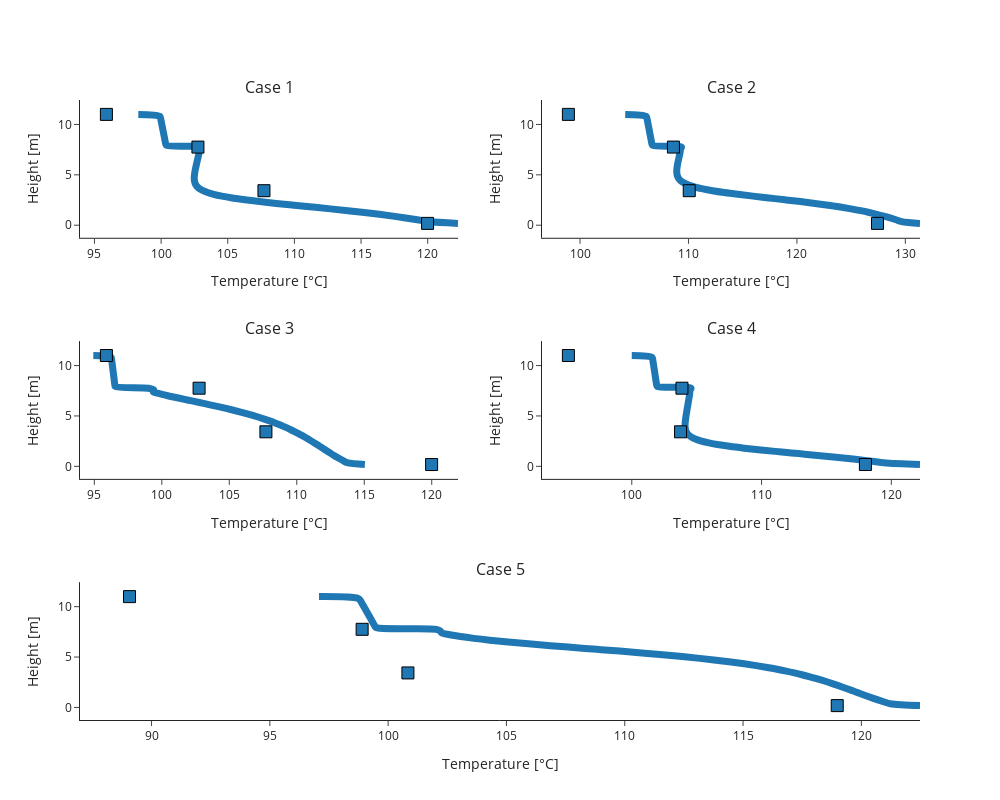

Notebook cell for this chart:
### Markdown cell above
## Legacy plots (not used)

### Code cell
fig = make_subplots(rows=3, cols=2,
                    specs=[[{}, {}],
                           [{}, {}],
                           [{"colspan": 2}, None]],
                    subplot_titles=('Case 1',  'Case 2', 'Case 3', 'Case 4', 'Case 5'))

make_sub(height, aspen1, case1, 1, 1)
make_sub(height, aspen2, case2, 1, 2)
make_sub(height, aspen3, case3, 2, 1)
make_sub(height, aspen4, case4, 2, 2)
make_sub(height, aspen5, case5, 3, 1)

fig['layout']['xaxis']['title']='Temperature [°C]'
fig['layout']['xaxis2']['title']='Temperature [°C]'
fig['layout']['xaxis3']['title']='Temperature [°C]'
fig['layout']['xaxis4']['title']='Temperature [°C]'
fig['layout']['xaxis5']['title']='Temperature [°C]'

fig['layout']['yaxis']['title']='Height [m]'
fig['layout']['yaxis2']['title']='Height [m]'
fig['layout']['yaxis3']['title']='Height [m]'
fig['layout']['yaxis4']['title']='Height [m]'
fig['layout']['yaxis5']['title']='Height [m]'

fig.update_layout(height=800, width=1000, showlegend=False, template="simple_white")
fig.show()

### Figure 1 — Plotly figure (JSON) as saved in the notebook; plotly's stock layout.template omitted (floating-point values rounded to 4 significant figures)
{"data": [{"line": {"color": "rgb(31, 119, 180)", "shape": "spline", "width": 7}, "type": "scatter", "x": [98.29, 99.89, 99.95, 99.98, 100.0, 100.0, 100.1, 100.1, 100.1, 100.1, 100.2, 100.2, 100.2, 100.3, 100.3, 100.3, 100.3, 100.4, 103.0, 102.9, 102.9, 102.8, 102.8, 102.8, 102.8, 102.7, 102.7, 102.7, 102.6, 102.6, 102.6, 102.5, 102.5, 102.5, 102.5, 102.5, 102.5, 102.5, 102.6, 102.6, 102.7, 102.9, 103.1, 103.5, 103.9, 104.6, 105.3, 106.3, 107.4, 108.6, 110.0, 111.4, 112.7, 114.0, 115.2, 116.4, 117.4, 118.3, 119.2, 120.0, 122.3], "xaxis": "x", "y": [11, 10.82, 10.64, 10.46, 10.28, 10.1, 9.918, 9.738, 9.557, 9.377, 9.197, 9.016, 8.836, 8.656, 8.475, 8.295, 8.115, 7.934, 7.754, 7.574, 7.393, 7.213, 7.033, 6.852, 6.672, 6.492, 6.311, 6.131, 5.951, 5.77, 5.59, 5.41, 5.23, 5.049, 4.869, 4.689, 4.508, 4.328, 4.148, 3.967, 3.787, 3.607, 3.426, 3.246, 3.066, 2.885, 2.705, 2.525, 2.344, 2.164, 1.984, 1.803, 1.623, 1.443, 1.262, 1.082, 0.9016, 0.7213, 0.541, 0.3607, 0.1803], "yaxis": "y"}, {"marker": {"color": "rgb(31, 119, 180)", "line": {"color": "Black", "width": 1}, "size": 12, "symbol": "square"}, "mode": "markers", "type": "scatter", "x": [95.89, 102.8, 107.7, 120.0], "xaxis": "x", "y": [11, 7.754, 3.426, 0.1803], "yaxis": "y"}, {"line": {"color": "rgb(31, 119, 180)", "shape": "spline", "width": 7}, "type": "scatter", "x": [104.2, 106.1, 106.2, 106.2, 106.2, 106.3, 106.3, 106.3, 106.4, 106.4, 106.4, 106.5, 106.5, 106.5, 106.6, 106.6, 106.6, 106.7, 109.4, 109.3, 109.2, 109.2, 109.2, 109.2, 109.1, 109.1, 109.0, 109.0, 109.0, 109.0, 108.9, 108.9, 108.9, 108.9, 109.0, 109.1, 109.2, 109.4, 109.7, 110.1, 110.6, 111.3, 112.2, 113.3, 114.6, 115.9, 117.4, 118.9, 120.3, 121.7, 122.9, 124.0, 125.0, 125.9, 126.7, 127.4, 128.0, 128.6, 129.1, 129.7, 131.4], "xaxis": "x2", "y": [11, 10.82, 10.64, 10.46, 10.28, 10.1, 9.918, 9.738, 9.557, 9.377, 9.197, 9.016, 8.836, 8.656, 8.475, 8.295, 8.115, 7.934, 7.754, 7.574, 7.393, 7.213, 7.033, 6.852, 6.672, 6.492, 6.311, 6.131, 5.951, 5.77, 5.59, 5.41, 5.23, 5.049, 4.869, 4.689, 4.508, 4.328, 4.148, 3.967, 3.787, 3.607, 3.426, 3.246, 3.066, 2.885, 2.705, 2.525, 2.344, 2.164, 1.984, 1.803, 1.623, 1.443, 1.262, 1.082, 0.9016, 0.7213, 0.541, 0.3607, 0.1803], "yaxis": "y2"}, {"marker": {"color": "rgb(31, 119, 180)", "line": {"color": "Black", "width": 1}, "size": 12, "symbol": "square"}, "mode": "markers", "type": "scatter", "x": [98.93, 108.6, 110.1, 127.4], "xaxis": "x2", "y": [11, 7.754, 3.426, 0.1803], "yaxis": "y2"}, {"line": {"color": "rgb(31, 119, 180)", "shape": "spline", "width": 7}, "type": "scatter", "x": [94.93, 96.23, 96.28, 96.3, 96.31, 96.33, 96.35, 96.36, 96.38, 96.4, 96.41, 96.43, 96.45, 96.46, 96.48, 96.5, 96.52, 96.55, 99.01, 99.41, 99.36, 99.81, 100.4, 101.0, 101.6, 102.2, 102.9, 103.5, 104.1, 104.7, 105.2, 105.8, 106.3, 106.7, 107.2, 107.6, 108.0, 108.3, 108.7, 109.0, 109.3, 109.6, 109.9, 110.1, 110.4, 110.6, 110.8, 111.1, 111.3, 111.5, 111.7, 111.9, 112.1, 112.3, 112.5, 112.8, 113.0, 113.2, 113.5, 113.7, 115.0], "xaxis": "x3", "y": [11, 10.82, 10.64, 10.46, 10.28, 10.1, 9.918, 9.738, 9.557, 9.377, 9.197, 9.016, 8.836, 8.656, 8.475, 8.295, 8.115, 7.934, 7.754, 7.574, 7.393, 7.213, 7.033, 6.852, 6.672, 6.492, 6.311, 6.131, 5.951, 5.77, 5.59, 5.41, 5.23, 5.049, 4.869, 4.689, 4.508, 4.328, 4.148, 3.967, 3.787, 3.607, 3.426, 3.246, 3.066, 2.885, 2.705, 2.525, 2.344, 2.164, 1.984, 1.803, 1.623, 1.443, 1.262, 1.082, 0.9016, 0.7213, 0.541, 0.3607, 0.1803], "yaxis": "y3"}, {"marker": {"color": "rgb(31, 119, 180)", "line": {"color": "Black", "width": 1}, "size": 12, "symbol": "square"}, "mode": "markers", "type": "scatter", "x": [95.89, 102.8, 107.7, 120.0], "xaxis": "x3", "y": [11, 7.754, 3.426, 0.1803], "yaxis": "y3"}, {"line": {"color": "rgb(31, 119, 180)", "shape": "spline", "width": 7}, "type": "scatter", "x": [100.0, 101.5, 101.6, 101.6, 101.7, 101.7, 101.7, 101.7, 101.7, 101.8, 101.8, 101.8, 101.8, 101.8, 101.9, 101.9, 101.9, 102.0, 104.6, 104.5, 104.5, 104.5, 104.4, 104.4, 104.4, 104.4, 104.3, 104.3, 104.3, 104.3, 104.3, 104.2, 104.2, 104.2, 104.2, 104.1, 104.1, 104.1, 104.1, 104.1, 104.1, 104.1, 104.2, 104.3, 104.4, 104.6, 104.9, 105.3, 105.9, 106.6, 107.5, 108.7, 110.0, 111.4, 112.8, 114.3, 115.7, 117.1, 118.3, 119.4, 122.2], "xaxis": "x4", "y": [11, 10.82, 10.64, 10.46, 10.28, 10.1, 9.918, 9.738, 9.557, 9.377, 9.197, 9.016, 8.836, 8.656, 8.475, 8.295, 8.115, 7.934, 7.754, 7.574, 7.393, 7.213, 7.033, 6.852, 6.672, 6.492, 6.311, 6.131, 5.951, 5.77, 5.59, 5.41, 5.23, 5.049, 4.869, 4.689, 4.508, 4.328, 4.148, 3.967, 3.787, 3.607, 3.426, 3.246, 3.066, 2.885, 2.705, 2.525, 2.344, 2.164, 1.984, 1.803, 1.623, 1.443, 1.262, 1.082, 0.9016, 0.7213, 0.541, 0.3607, 0.1803], "yaxis": "y4"}, {"marker": {"color": "rgb(31, 119, 180)", "line": {"color": "Black", "width": 1}, "size": 12, "symbol": "square"}, "mode": "markers", "type": "scatter", "x": [95.12, 103.9, 103.8, 118.0], "xaxis": "x4", "y": [11, 7.754, 3.426, 0.1803], "yaxis": "y4"}, {"line": {"color": "rgb(31, 119, 180)", "shape": "spline", "width": 7}, "type": "scatter", "x": [97.08, 98.73, 98.82, 98.86, 98.91, 98.95, 99.0, 99.04, 99.08, 99.13, 99.17, 99.21, 99.26, 99.3, 99.34, 99.38, 99.43, 99.49, 102.0, 102.2, 102.3, 102.6, 103.1, 103.6, 104.3, 105.1, 105.9, 106.9, 107.8, 108.8, 109.8, 110.7, 111.6, 112.4, 113.2, 113.9, 114.5, 115.1, 115.6, 116.0, 116.4, 116.8, 117.2, 117.5, 117.8, 118.1, 118.3, 118.6, 118.8, 119.0, 119.2, 119.5, 119.7, 119.9, 120.1, 120.3, 120.5, 120.7, 121.0, 121.2, 122.5], "xaxis": "x5", "y": [11, 10.82, 10.64, 10.46, 10.28, 10.1, 9.918, 9.738, 9.557, 9.377, 9.197, 9.016, 8.836, 8.656, 8.475, 8.295, 8.115, 7.934, 7.754, 7.574, 7.393, 7.213, 7.033, 6.852, 6.672, 6.492, 6.311, 6.131, 5.951, 5.77, 5.59, 5.41, 5.23, 5.049, 4.869, 4.689, 4.508, 4.328, 4.148, 3.967, 3.787, 3.607, 3.426, 3.246, 3.066, 2.885, 2.705, 2.525, 2.344, 2.164, 1.984, 1.803, 1.623, 1.443, 1.262, 1.082, 0.9016, 0.7213, 0.541, 0.3607, 0.1803], "yaxis": "y5"}, {"marker": {"color": "rgb(31, 119, 180)", "line": {"color": "Black", "width": 1}, "size": 12, "symbol": "square"}, "mode": "markers", "type": "scatter", "x": [89.07, 98.9, 100.8, 119.0], "xaxis": "x5", "y": [11, 7.754, 3.426, 0.1803], "yaxis": "y5"}], "layout": {"annotations": [{"font": {"size": 16}, "showarrow": false, "text": "Case 1", "x": 0.225, "xanchor": "center", "xref": "paper", "y": 1, "yanchor": "bottom", "yref": "paper"}, {"font": {"size": 16}, "showarrow": false, "text": "Case 2", "x": 0.775, "xanchor": "center", "xref": "paper", "y": 1, "yanchor": "bottom", "yref": "paper"}, {"font": {"size": 16}, "showarrow": false, "text": "Case 3", "x": 0.225, "xanchor": "center", "xref": "paper", "y": 0.6111, "yanchor": "bottom", "yref": "paper"}, {"font": {"size": 16}, "showarrow": false, "text": "Case 4", "x": 0.775, "xanchor": "center", "xref": "paper", "y": 0.6111, "yanchor": "bottom", "yref": "paper"}, {"font": {"size": 16}, "showarrow": false, "text": "Case 5", "x": 0.5, "xanchor": "center", "xref": "paper", "y": 0.2222, "yanchor": "bottom", "yref": "paper"}], "height": 800, "showlegend": false, "width": 1000, "xaxis": {"anchor": "y", "domain": [0, 0.45], "title": {"text": "Temperature [°C]"}}, "xaxis2": {"anchor": "y2", "domain": [0.55, 1], "title": {"text": "Temperature [°C]"}}, "xaxis3": {"anchor": "y3", "domain": [0, 0.45], "title": {"text": "Temperature [°C]"}}, "xaxis4": {"anchor": "y4", "domain": [0.55, 1], "title": {"text": "Temperature [°C]"}}, "xaxis5": {"anchor": "y5", "domain": [0, 1], "title": {"text": "Temperature [°C]"}}, "yaxis": {"anchor": "x", "domain": [0.7778, 1], "title": {"text": "Height [m]"}}, "yaxis2": {"anchor": "x2", "domain": [0.7778, 1], "title": {"text": "Height [m]"}}, "yaxis3": {"anchor": "x3", "domain": [0.3889, 0.6111], "title": {"text": "Height [m]"}}, "yaxis4": {"anchor": "x4", "domain": [0.3889, 0.6111], "title": {"text": "Height [m]"}}, "yaxis5": {"anchor": "x5", "domain": [0, 0.2222], "title": {"text": "Height [m]"}}}}
